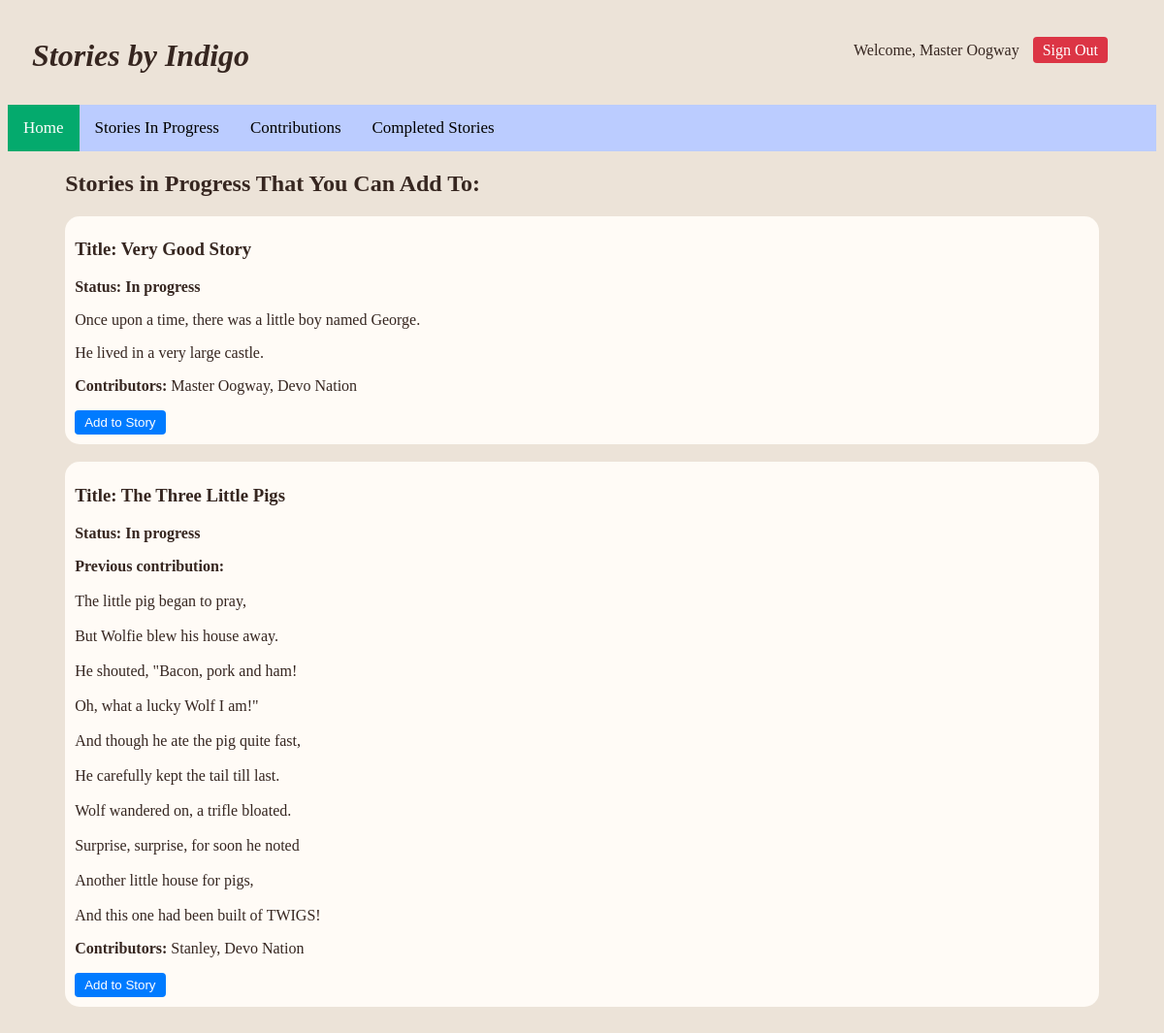
The app's page /in-progress (signed in) with its own data.
### tables this page shows
CREATE TABLE users (
                    user_id INTEGER PRIMARY KEY AUTOINCREMENT,
                    username TEXT NOT NULL UNIQUE,
                    password_hash TEXT NOT NULL
                );

CREATE TABLE story_edits (
            edit_id INTEGER PRIMARY KEY AUTOINCREMENT,
            user_id INTEGER NOT NULL,
            story_id INTEGER NOT NULL,
            edit TEXT NOT NULL
        );

### __init__.py (the view)
@app.route('/in-progress')
def progress():
    content = display_stories(1)
    if 'username' in session:
        username = session['username']
        return render_template('in-progress.html', content=content, username=username)
    return render_template('in-progress.html', content=content)

### database.py (called while the page is built)
def get_db_connection():
    conn = sqlite3.connect(DB_PATH)
    conn.row_factory = sqlite3.Row  # So I can access dictionary items using their column name instead of indexing
    return conn

def get_contributors(story_id):
    conn = get_db_connection()
    cur = conn.cursor()
    result = cur.execute("SELECT user_id FROM story_edits WHERE story_id = ?", (story_id,)).fetchall()
    all_users = [row['user_id'] for row in result]
    contributors = []
    for user in all_users:
        username = cur.execute("SELECT username FROM users WHERE user_id = ?", (user,)).fetchone()[0]
        contributors.append(username)
    conn.close()
    return contributors

### templates/in-progress.html (shortened to what this page needs)
<!DOCTYPE html>
<html>
    <head>
        <link rel="stylesheet" href="{{ url_for('static', filename='style.css') }}">
    </head>
    <body>
        <header>
            <h1> <i>Stories by Indigo </i></h1>
            {% if session['username'] %}
                <div class="welcome-container">
                    Welcome, {{ session['username'] }}
                    <a href="{{ url_for('logout') }}" class="signout-btn">Sign Out</a>
                </div>
            {% endif %}
        </header>
    <div class="topnav">
        <a class="active" href="/">Home</a>
        <a href="/in-progress">Stories In Progress</a>
        {% if 'username' in session %}
            <a href="/contributions">Contributions</a>
        {% endif %}
        <a href="/completed">Completed Stories</a>
    </div>
    <div class="main-content">
        <h2> Stories in Progress That You Can Add To: </h2>
        {{ content | safe }}
    </div>
    <br><br>
  </body>
</html>

### static/style.css (style rules this page uses)
.welcome-container { padding: 20px; margin: 5px; }
.signout-btn { background-color: #dc3545; color: white; padding: 5px 10px; text-decoration: none; margin-left: 10px; border-radius: 4px; }
.add-btn { background-color: #007bff; color: white; padding: 5px 10px; border-radius: 4px; border: none; cursor: pointer; }
.topnav { overflow: hidden; background-color: #BBCCFF; }
.topnav a { float: left; color: #000000; text-align: center; padding: 14px 16px; text-decoration: none; font-size: 17px; }
.topnav a.active { background-color: #04AA6D; color: white; }
html { font-family: Verdana; }
header { display: flex; flex-direction: row; justify-content: space-between; padding: 10px 25px; }
.main-content { margin: 0 5%; }
html { background-color:rgb(236, 227, 216); color:#362620; }

### records on screen
users: username "Master Oogway"
story_edits: edit "Title: Very Good Story Status: In progress Once upon a time, there was a little boy named George. He lived in a very large castle. Contributors: Master Oogway, Devo Nation Add to Story Title: The Three Little Pigs Status: In progress Previous contribution: The little pig began to pray, But Wolfie blew his house away. He shouted, \"Bacon, pork and ham! Oh, what a lucky Wolf I am!\" And though he ate the pig quite fast, He carefully kept the tail till last. Wolf wandered on, a trifle bloated. Surprise, surprise, for soon he noted Another little house for pigs, And this one had been built of TWIGS! Contributors: Stanley, Devo Nation Add to Story"
